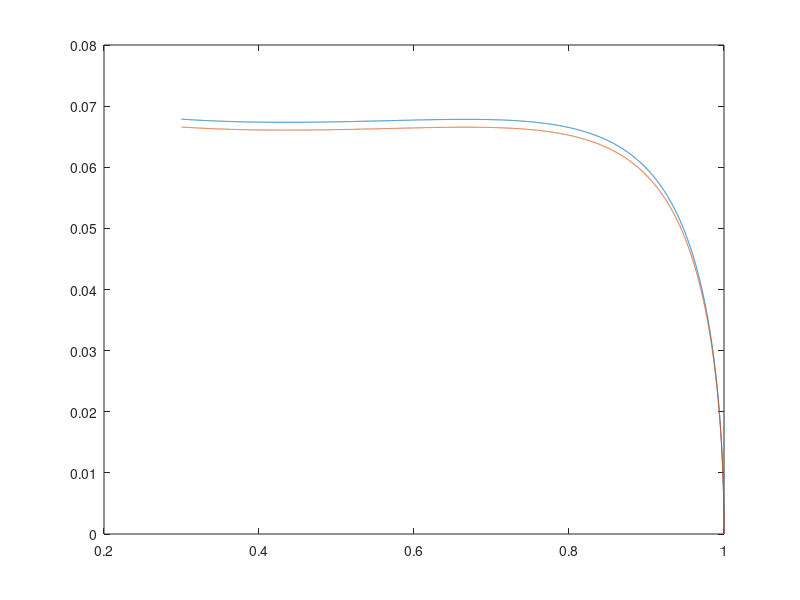

MATLAB code for this plot:
clc,clear
n=1.3;
r=linspace(0.3,1,10000);
g=9.81;
p11=5.5e5;
p12=7e5;
V11=0.273;
V12=0.361;
V2=linspace(1,0.25,10000);
A = pi*((6.48e-3)^2)/4;
m11=(A./(V2)).*sqrt((2*n./(n-1)).*(p11/V11).*(1-r.^((n-1)./n)));
m22=(A./(V2)).*sqrt((2*n./(n-1)).*(p12/V12).*(1-r.^((n-1)./n)));
plot(r,m11,r,m22,"DisplayName","nozzle 3");